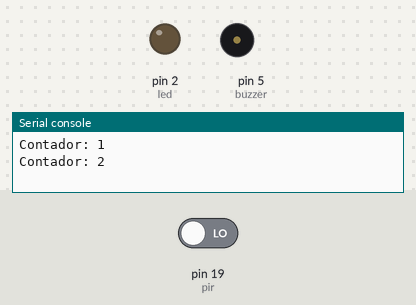
Simulated run of this program. Board: MicroPython board. Parts: output pins drawn as LEDs (lit = HIGH), buzzer (waves = sounding, pin HIGH), the last lines printed to the serial console. The inputs (shaded band) are chosen by the test bench; at power-on: pin 19 (pir) LOW.

Above: at 1.2 s.
1.3 s: pin 19 (pir) driven HIGH
At 1.55 s:
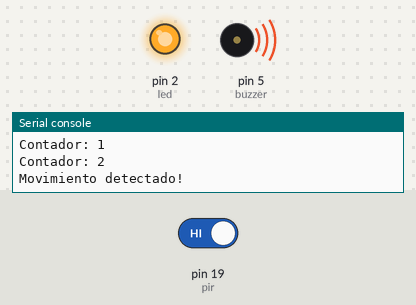
Timing chart, 0 to 4.3 s (numbered marks = the images above; inputs shaded):
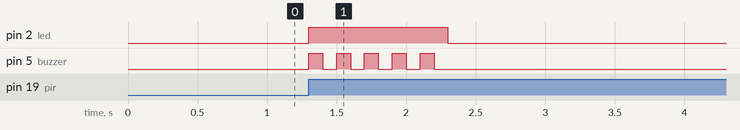

The program:

9._Alerta_de_movimiento.py
```python
from machine import Pin
from time import sleep

# Definciónd de pines
pir = Pin(19, Pin.IN)
led = Pin(2, Pin.OUT)
buzzer = Pin(5, Pin.OUT, Pin.PULL_DOWN)

def alarma(pin):
    print("Movimiento detectado!")
    led.on()
    for _ in range(5):
        buzzer.value(1)
        sleep(0.1)
        buzzer.value(0)
        sleep(0.1)
    led.off()


pir.irq(trigger=Pin.IRQ_RISING, handler=alarma)

while True:
    for i in range(1,11):
        print("Contador:",i)
        sleep(1)
```

Measured:
- after the input at 1.3 s, pin 2 (led): LOW → HIGH at once, → LOW 1.0 s later; pin 5 (buzzer): alternates HIGH for 0.10 s and LOW for 0.10 s, 10 changes in all, then stays LOW, starting at once
